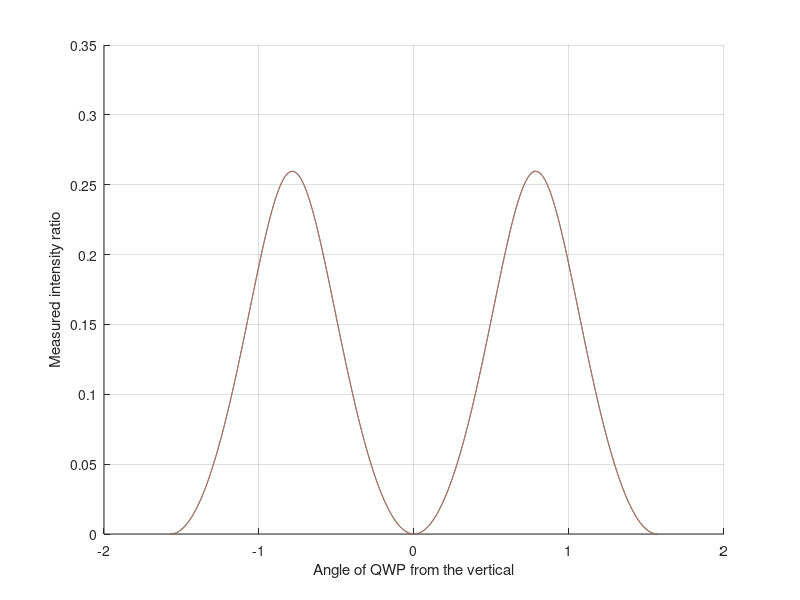
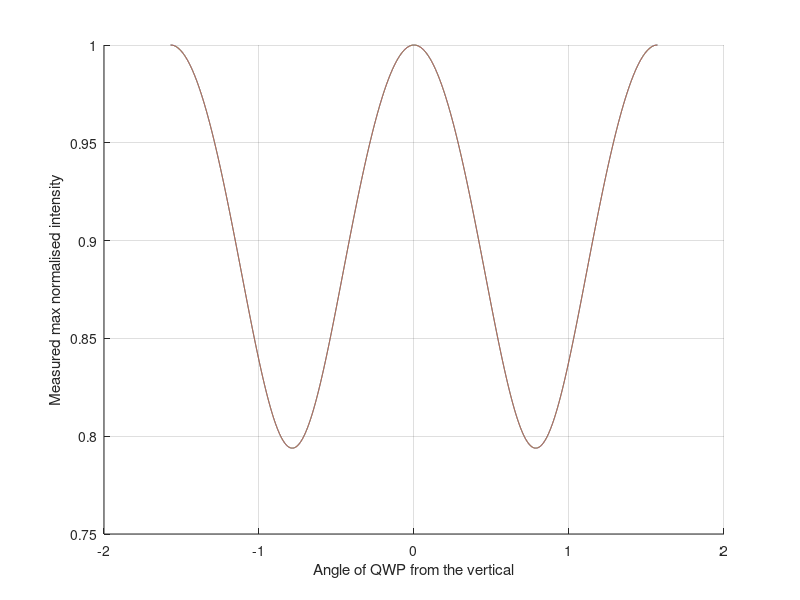
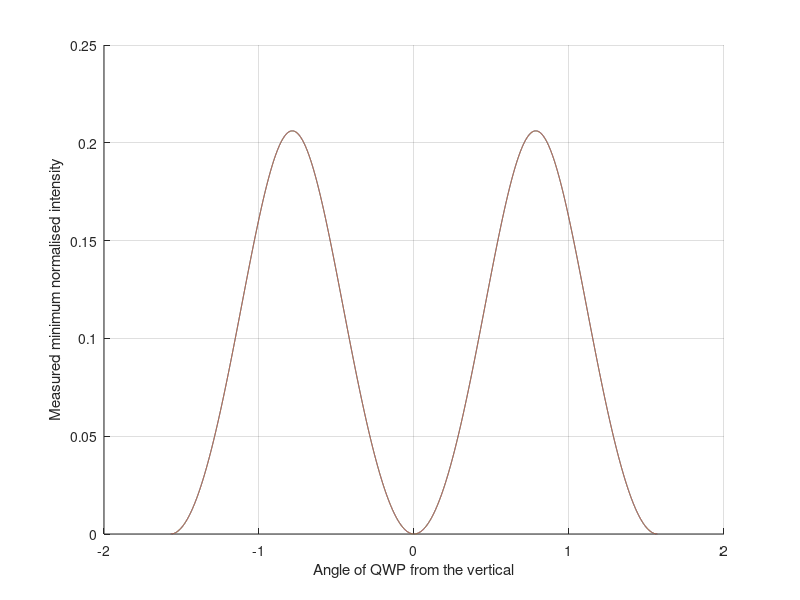
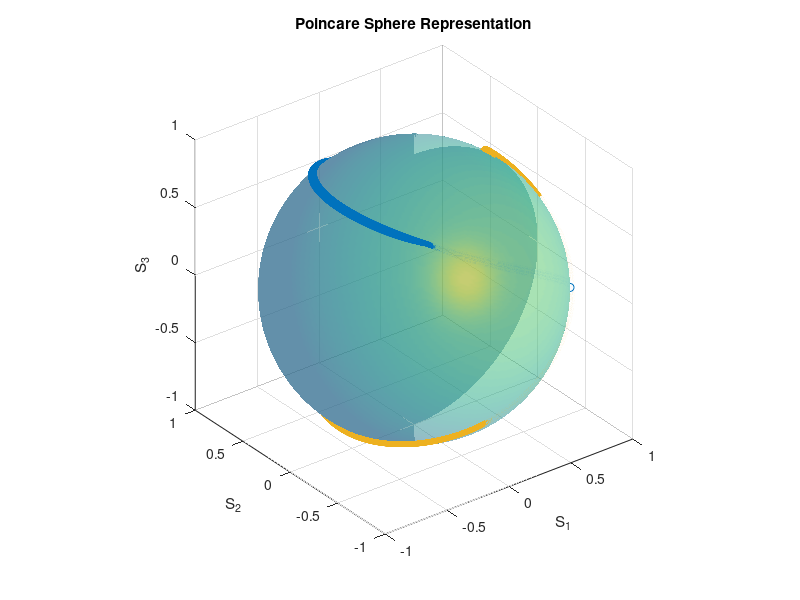

These figures' MATLAB source, in order:
phi = linspace(-pi/5,pi/5,2)';
%phi = linspace(-pi/2*0.0444,pi/2*0.05,2)'; %approx. the worst impurity that we have
alpha = 0;
S = [cos(phi).*cos(alpha),cos(phi).*sin(alpha),sin(phi)]'; %stokes parameters
p_min = [];
p_max = [];
theta_vec = linspace(-pi/2,pi/2,1e4);
S_path = zeros(3,length(phi),length(theta_vec)); %bryce:change: theta->theta_vec
jj = 1;
for theta = theta_vec
    QWP = [cos(2*theta)^2, sin(2*theta)*cos(2*theta), -sin(2*theta);
        sin(2*theta)*cos(2*theta), sin(2*theta)^2, cos(2*theta);
        sin(2*theta), -cos(2*theta), 0];
    %QWP-inv(QWP)
    Sp = QWP*S;
    S_path(:,:,jj) = Sp;
    chi = 1/2*atan(Sp(3,:)./sqrt(Sp(1,:).^2+Sp(2,:).^2));
    p_min = [p_min;sin(chi).^2];
    p_max = [p_max;cos(chi).^2];
    jj = jj + 1;
end
figure(1109);
clf
hold on
for ii = 1:length(phi)
    plot(theta_vec,p_min(:,ii))
end
xlabel('Angle of QWP from the vertical')
ylabel('Measured minimum normalised intensity')
grid on
figure(1108);
clf
hold on
for ii = 1:length(phi)
    plot(theta_vec,p_max(:,ii))
end
xlabel('Angle of QWP from the vertical')
ylabel('Measured max normalised intensity')
grid on
figure(1107);
clf
hold on
for ii = 1:length(phi)
    plot(theta_vec,p_min(:,ii)./p_max(:,ii))
end
xlabel('Angle of QWP from the vertical')
ylabel('Measured intensity ratio')
grid on


%% bryce playing with ploting
figure(1110);
[x y z] = sphere(256);
h = surfl(x, y, z);
colormap(viridis)
set(h, 'FaceAlpha', 0.5)
shading interp
hold on
temp = squeeze(S_path(:,2,:));
scatter3(temp(1,:),temp(2,:),temp(3,:))
scatter3(S(1,1),S(2,1),S(3,1),'bx')
temp = squeeze(S_path(:,1,:));

scatter3(temp(1,:),temp(2,:),temp(3,:))
axis equal
title('Poincare Sphere Representation')
xlabel('S_1')
ylabel('S_2')
zlabel('S_3')
hold off